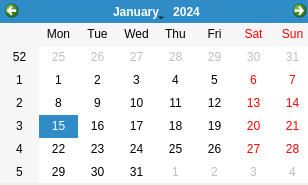
<?xml version="1.0" encoding="UTF-8"?>
<ui version="4.0">
 <class>windowcal</class>
 <widget class="QDialog" name="windowcal">
  <property name="geometry">
   <rect>
    <x>0</x>
    <y>0</y>
    <width>308</width>
    <height>185</height>
   </rect>
  </property>
  <property name="windowTitle">
   <string>Pulse la fecha</string>
  </property>
  <property name="modal">
   <bool>true</bool>
  </property>
  <widget class="QCalendarWidget" name="Calendar">
   <property name="geometry">
    <rect>
     <x>0</x>
     <y>0</y>
     <width>312</width>
     <height>183</height>
    </rect>
   </property>
  </widget>
 </widget>
 <resources/>
 <connections/>
</ui>
